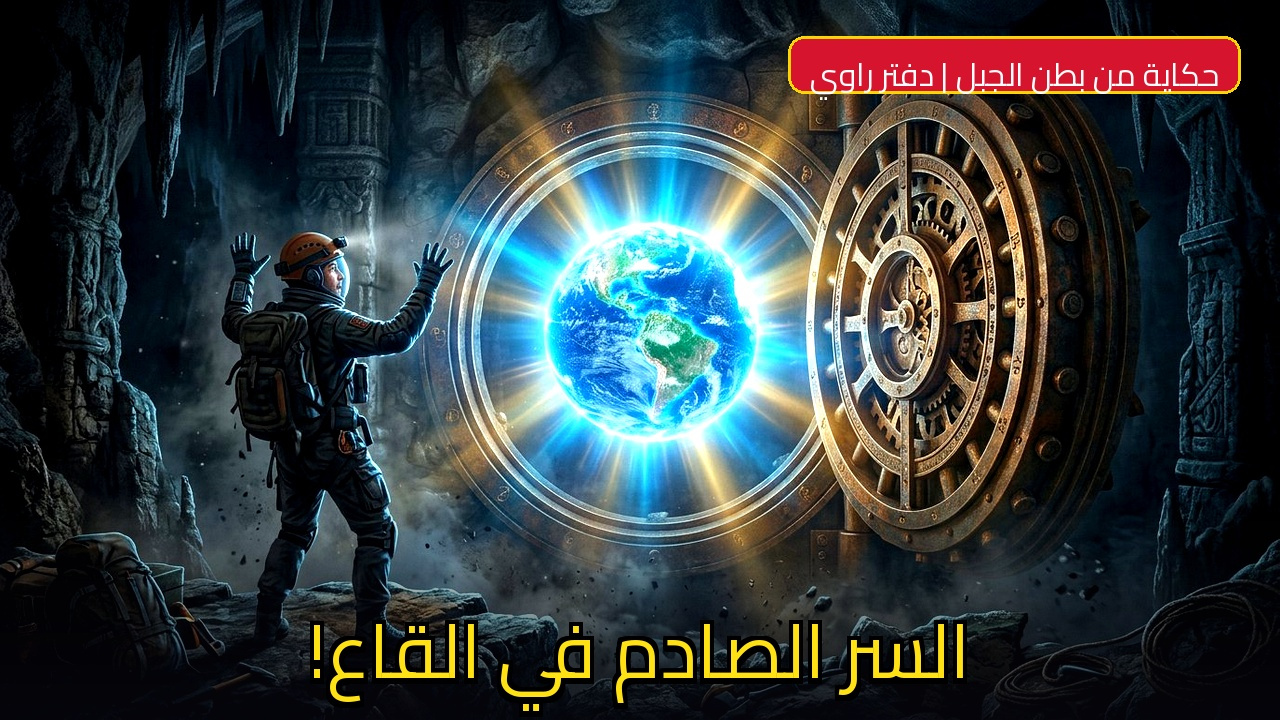
#> input picture production_vault/video_eldalil_wonders/thumbnail_well_of_wonders_daftar_rawi.jpg, 1280 x 720 px, found by its file name
$ python render_flawless_thumbnail.py
#> lines starting #> are read from the running program, lines starting #| are printed output that depends on the picture
from PIL import Image, ImageDraw, ImageFont, ImageEnhance
from pathlib import Path

thumb_path = Path("/home/user/production_vault/video_eldalil_wonders/thumbnail_well_of_wonders_daftar_rawi.jpg")
font_path = Path("/home/user/media-empire-autopilot/fonts/Cairo-Variable.ttf")

img = Image.open(thumb_path).convert("RGB")
#> img is the input picture: PIL image 1280x720 RGB; mean R, G, B 51.3, 59.9, 62.3
img = img.resize((1280, 720), Image.Resampling.LANCZOS)

# Enhance contrast & punchiness for YouTube clickability
img = ImageEnhance.Contrast(img).enhance(1.20)
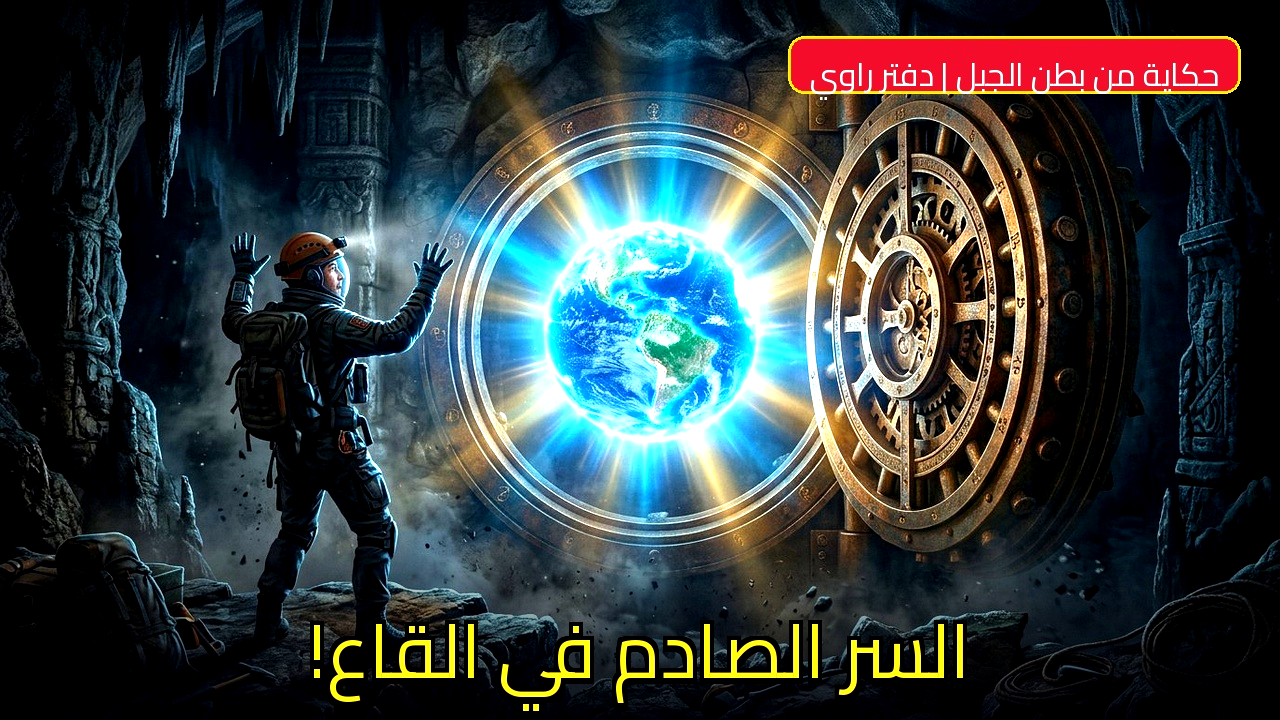
#> img: PIL image 1280x720 RGB; mean R, G, B 52.1, 60.8, 62.4
img = ImageEnhance.Color(img).enhance(1.25)
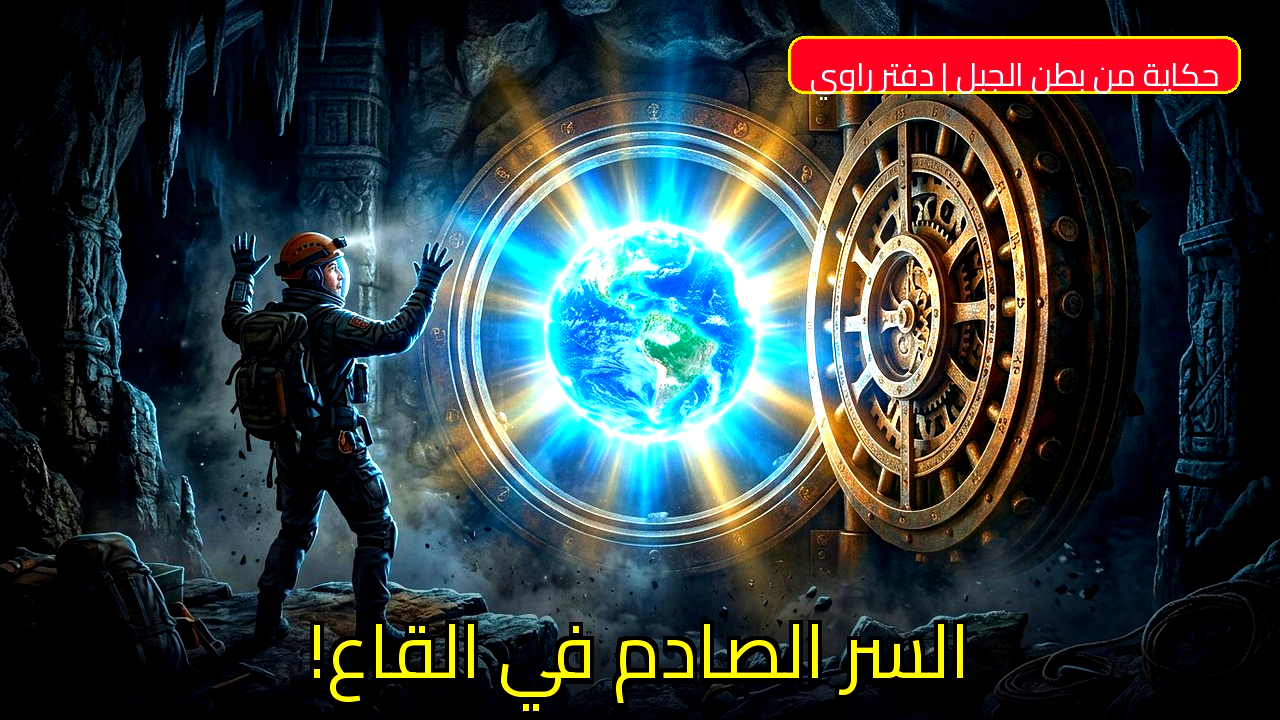
#> img: PIL image 1280x720 RGB; mean R, G, B 50.4, 61, 62.7
img = ImageEnhance.Sharpness(img).enhance(1.30)

canvas = img.convert("RGBA")

# Dark gradient at the bottom for crystal-clear readability
grad = Image.new("RGBA", (1280, 720), (0, 0, 0, 0))
#> grad: PIL image 1280x720 RGBA; every value is 0
gdraw = ImageDraw.Draw(grad)
for y in range(480, 720):
    alpha = int(220 * ((y - 480) / 240.0) ** 1.2)
    gdraw.line([(0, y), (1280, y)], fill=(5, 5, 12, alpha))

canvas = Image.alpha_composite(canvas, grad)
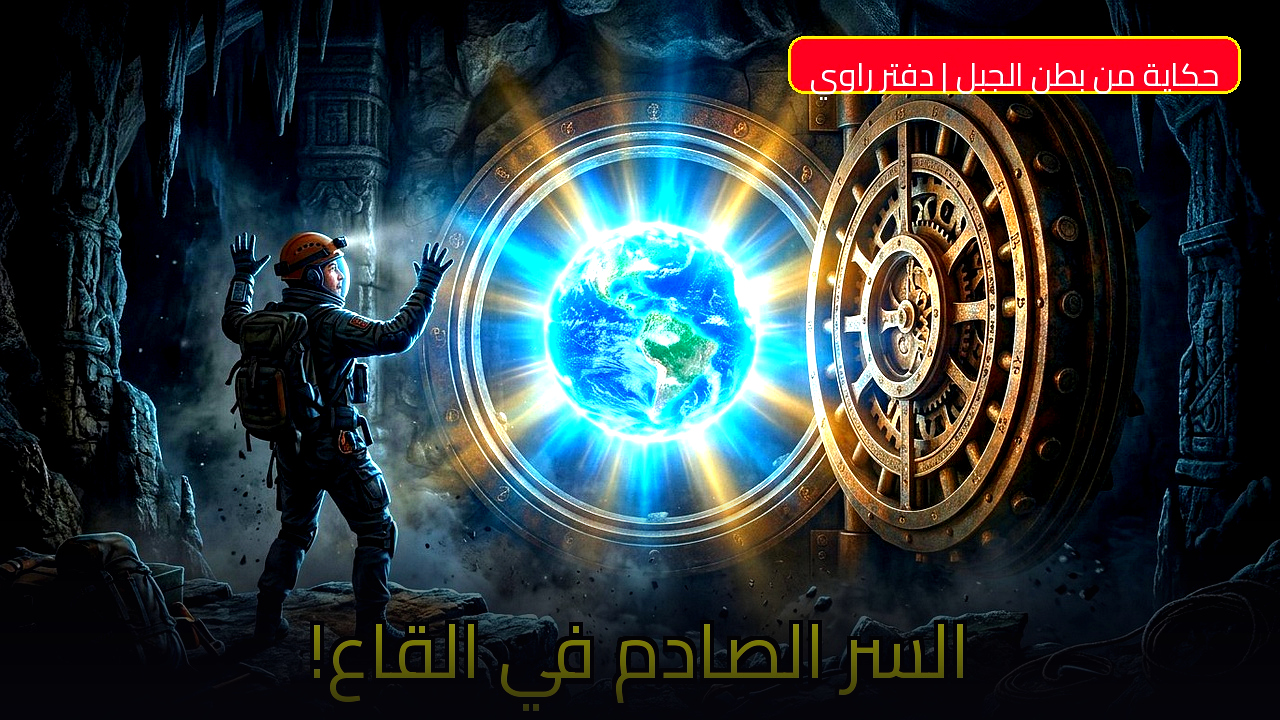
#> canvas: PIL image 1280x720 RGBA; mean R, G, B, A 47.7, 57.6, 61.2, 255
draw = ImageDraw.Draw(canvas)

# Fonts
f_badge = ImageFont.truetype(str(font_path), 32)
f_main = ImageFont.truetype(str(font_path), 76)

# 1. Top-Right Badge: «حكاية من بطن الجبل | دفتر راوي»
badge_text = "حكاية من بطن الجبل | دفتر راوي"
bbox = draw.textbbox((0, 0), badge_text, font=f_badge)
#> bbox = (0, 5, 441, 38)
bw = bbox[2] - bbox[0] + 44
#> bw = 485
bh = bbox[3] - bbox[1] + 20
#> bh = 53

bx0 = 1280 - bw - 40
#> bx0 = 755
by0 = 36
bx1 = 1280 - 40
by1 = by0 + bh
#> by1 = 89

# Red & Gold rounded badge
draw.rounded_rectangle([bx0, by0, bx1, by1], radius=16, fill=(215, 20, 45, 240), outline=(255, 215, 0, 255), width=3)
# Badge text direct
draw.text((bx0 + 22, by0 + 8), badge_text, font=f_badge, fill=(255, 255, 255))

# 2. Main Shock Hook Text at Bottom-Center / Bottom: «السر الصادم في القاع!»
hook_text = "السر الصادم في القاع!"
hbbox = draw.textbbox((0, 0), hook_text, font=f_main)
#> hbbox = (0, 13, 722, 90)
hw = hbbox[2] - hbbox[0]
#> hw = 722
hh = hbbox[3] - hbbox[1]
#> hh = 77

hx = (1280 - hw) // 2
#> hx = 279
hy = 720 - hh - 55
#> hy = 588

# Multi-layer heavy black outline / drop shadow for maximum 3D pop
for dx in (-4, -3, -2, -1, 0, 1, 2, 3, 4):
    for dy in (-4, -3, -2, -1, 0, 1, 2, 3, 4, 5, 6):
        if dx != 0 or dy != 0:
            draw.text((hx + dx, hy + dy), hook_text, font=f_main, fill=(0, 0, 0, 255))

# Front vibrant golden-yellow text
draw.text((hx, hy), hook_text, font=f_main, fill=(255, 225, 20, 255))

final_img = canvas.convert("RGB")
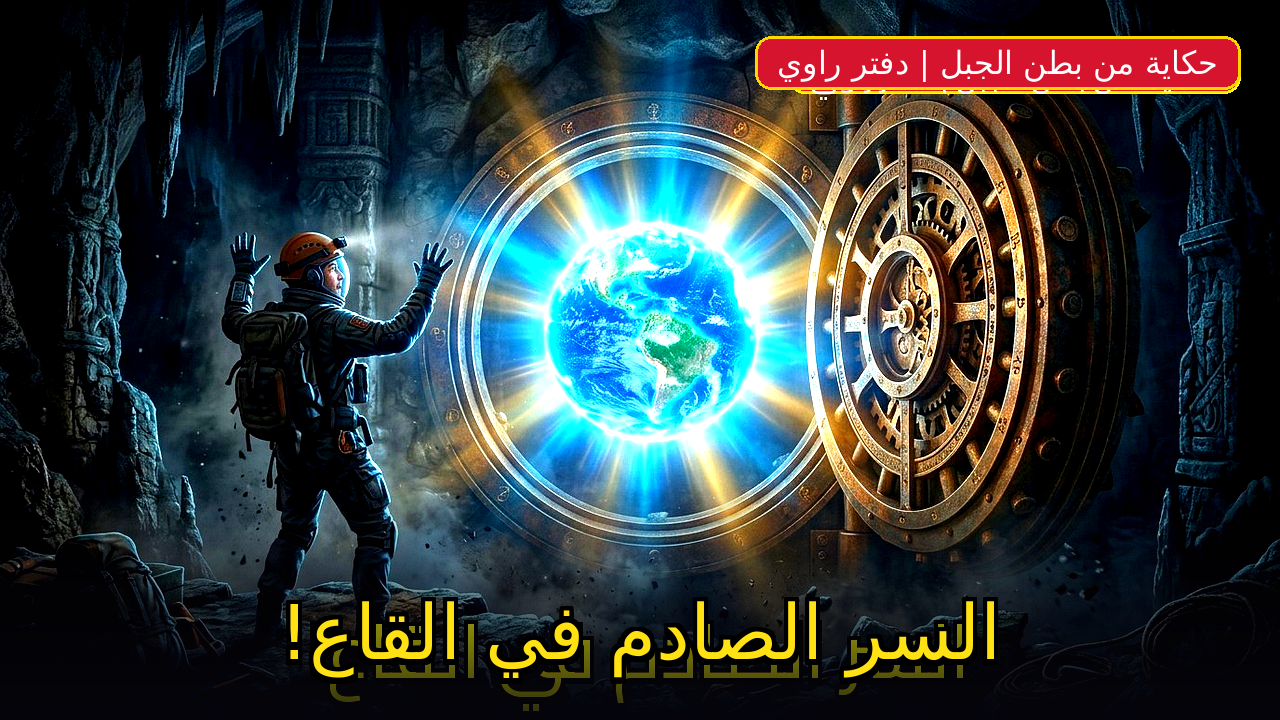
#> final_img: PIL image 1280x720 RGB; mean R, G, B 49.2, 59.8, 61.3
final_img.save(str(thumb_path), "JPEG", quality=95)
print("Rendered flawless Arabic thumbnail!")

$ run again, with production_vault/video_eldalil_wonders/thumbnail_well_of_wonders_english.jpg copied over production_vault/video_eldalil_wonders/thumbnail_well_of_wonders_daftar_rawi.jpg
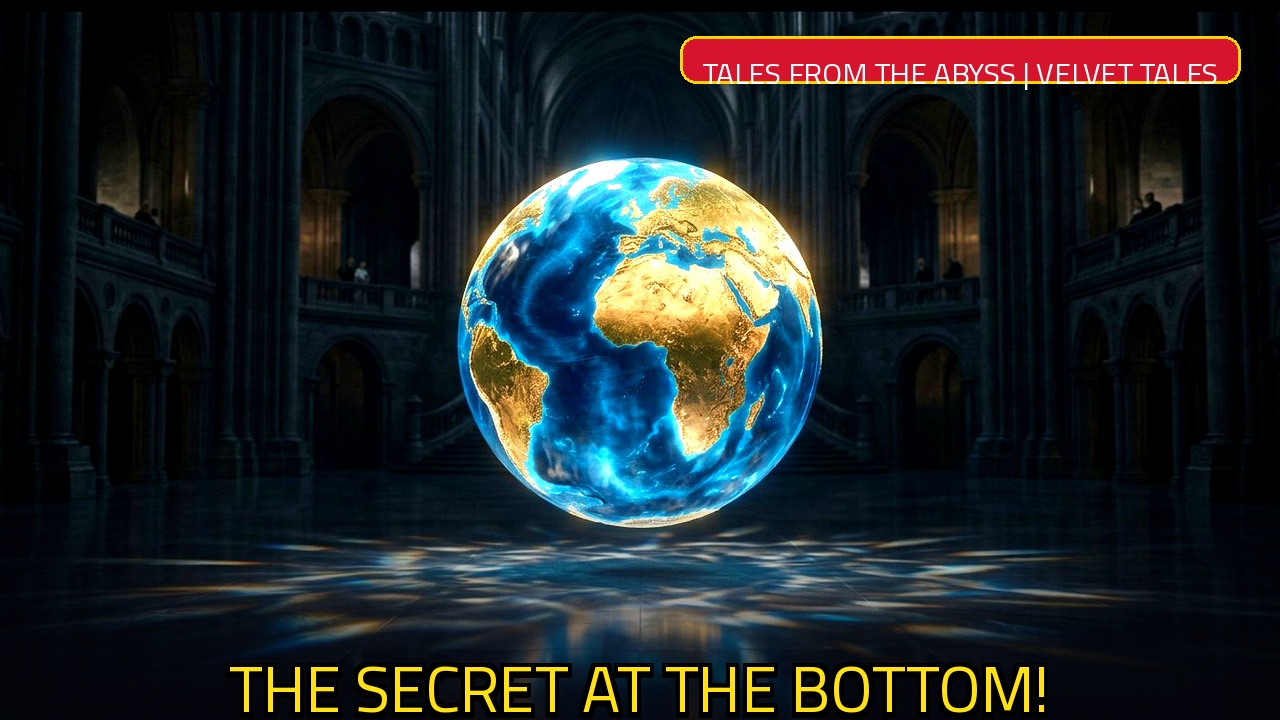
#> input picture production_vault/video_eldalil_wonders/thumbnail_well_of_wonders_english.jpg, 1280 x 720 px, found by its file name
#> img is the input picture: PIL image 1280x720 RGB; mean R, G, B 29.4, 35.8, 38.1
#> grad: PIL image 1280x720 RGBA; every value is 0
#> `canvas = Image.alpha_composite(canvas, grad)`:
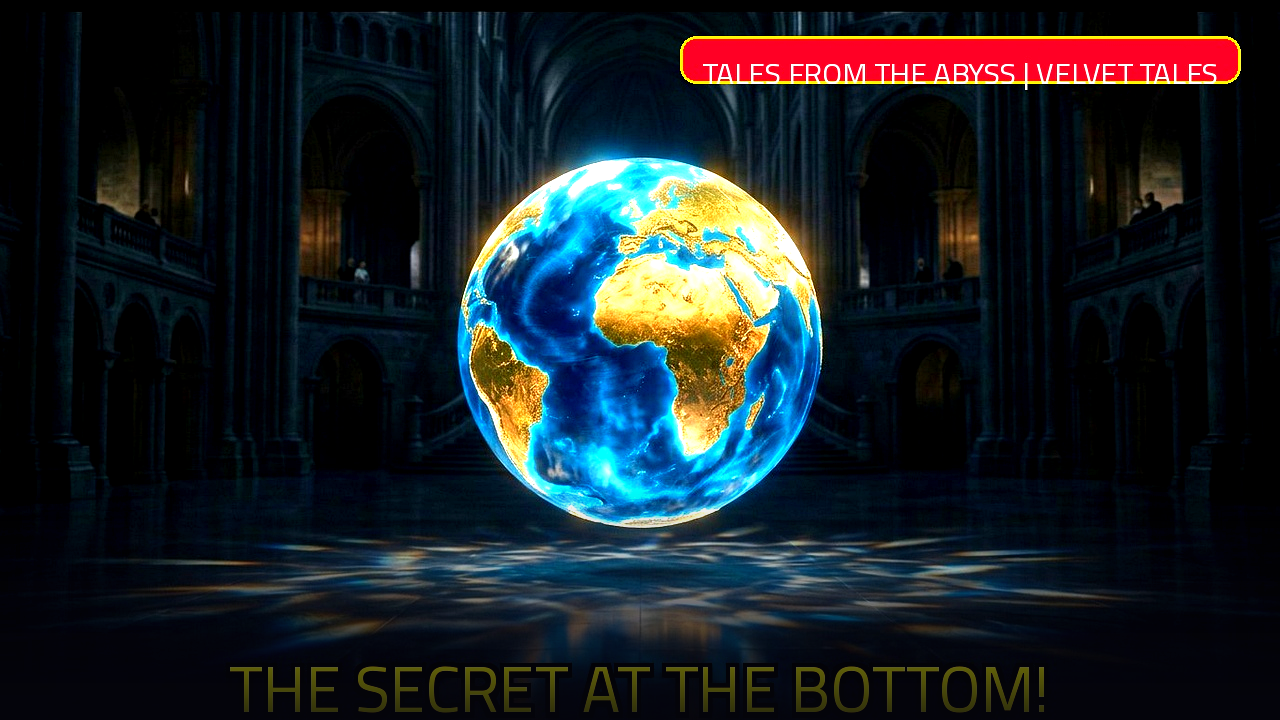
#> canvas: PIL image 1280x720 RGBA; mean R, G, B, A 25.6, 32, 37.1, 255
#> bbox = (0, 5, 441, 38)
#> bw = 485
#> bh = 53
#> bx0 = 755
#> by1 = 89
#> hbbox = (0, 13, 722, 90)
#> hw = 722
#> hh = 77
#> hx = 279
#> hy = 588
#> `final_img = canvas.convert("RGB")`:
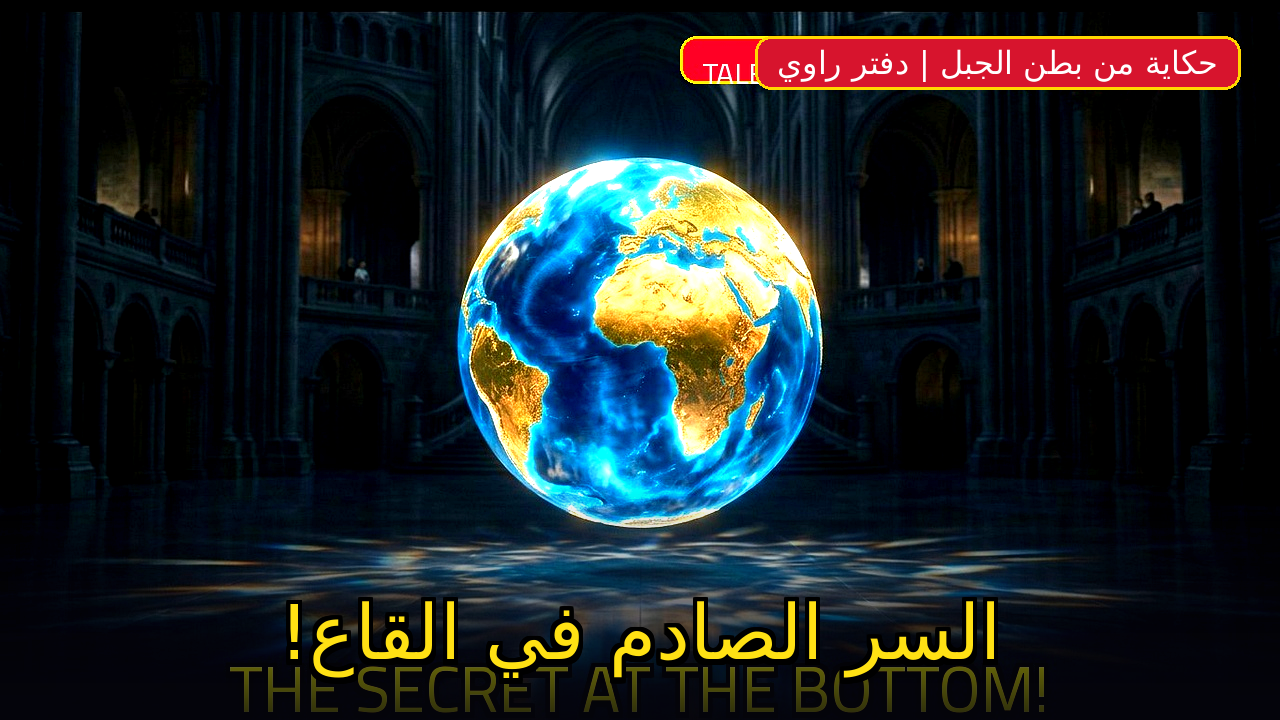
#> final_img: PIL image 1280x720 RGB; mean R, G, B 27.8, 34.2, 36.7
